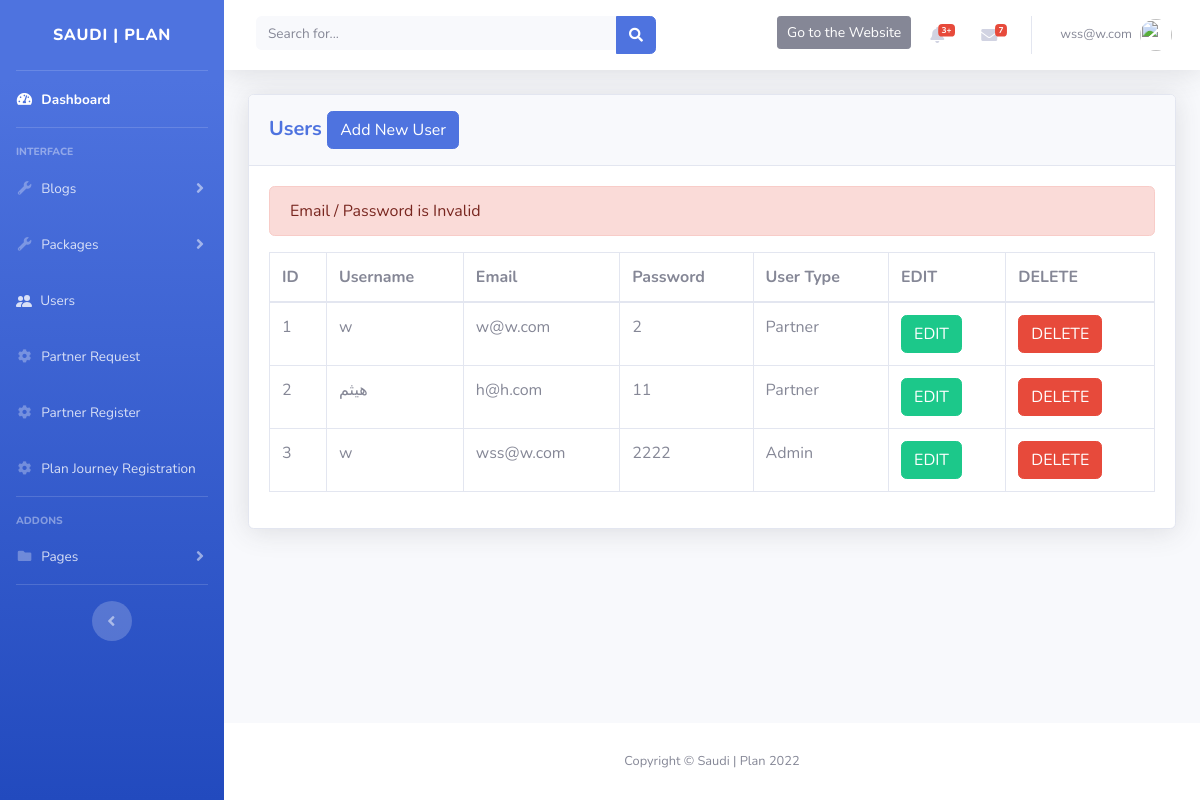
The page /admin/users.php (signed in) on the database its author committed.
### tables this page shows
CREATE TABLE `register` (
  `id` int(11) NOT NULL,
  `username` varchar(255) NOT NULL,
  `email` varchar(255) NOT NULL,
  `password` varchar(255) NOT NULL,
  `users_type` varchar(255) NOT NULL DEFAULT '"Admin","Partner"'
);

### admin/users.php (the view, shortened to what this page needs)
<?php
include('config/dbcon.php');
include('includes/header.php');
include('includes/navbar.php');
?>
<div class="container-fluid">
    <div class="card shadow mb-4">
        <div class="card-header py-3">
            <h5 class="m-0 font-weight-bold text-primary">Users
                <button type="button" class="btn btn-primary" data-toggle="modal" data-target="#addadminprofile">
                    Add New User
                </button>
            </h5>
        </div>
        <div class="card-body">
            <?php
        if(isset($_SESSION['status'] ) && $_SESSION['status'] != '' )
        {
            echo $_SESSION['status'];
        }
        ?>
            <div class="table-responsive">
                <?php
                $query = "SELECT * FROM register";
                $query_run = mysqli_query($conn, $query);
            ?>
                <table class="table table-bordered" id="dataTable" width="100%" cellspacing="0">
                    <thead>
                        <tr>
                            <th> ID </th>
                            <th> Username </th>
                            <th>Email </th>
                            <th>Password</th>
                            <th>User Type</th>
                            <th>EDIT</th>
                            <th>DELETE</th>
                        </tr>
                    </thead>
                    <tbody>
                        <?php
                        if(mysqli_num_rows($query_run) > 0)
                        {
                            $counter =1;
                            while($row = mysqli_fetch_assoc($query_run))
                            {
                        ?>
                        <tr>
                            <td><?php echo $counter ++;   ?></td>
                            <td><?php  echo $row['username']; ?></td>
                            <td><?php  echo $row['email']; ?></td>
                            <td><?php  echo $row['password']; ?></td>
                            <td><?php  echo $row['users_type']; ?></td>
                            <td>
                                <form action="edit_register_user.php" method="post">
                                    <button type="submit" name="edit_btn" class="btn btn-success"> EDIT</button>
                                </form>
                            </td>
                            <td>
                                <form action="connect_user.php" method="post">
                                    <button type="submit" name="delete_btn" class="btn btn-danger"> DELETE</button>
                                </form>
                            </td>
                        </tr>
                        <?php
                            }
                        }
                        else {
                            echo "No Record Found";
                        }
                        ?>
                    </tbody>
                </table>
            </div>
        </div>
    </div>
</div>
<?php
include('includes/footer.php');
?>

### rows shown on the page
register: username "w", email "w@w.com", password "2", users_type "Partner"
register: username "هيثم", email "h@h.com", password "11", users_type "Partner"
register: username "w", email "wss@w.com", password "2222", users_type "Admin"

### other values the page prints
$_SESSION['username'] "wss@w.com"
$_SESSION['status'] "Email / Password is Invalid"
